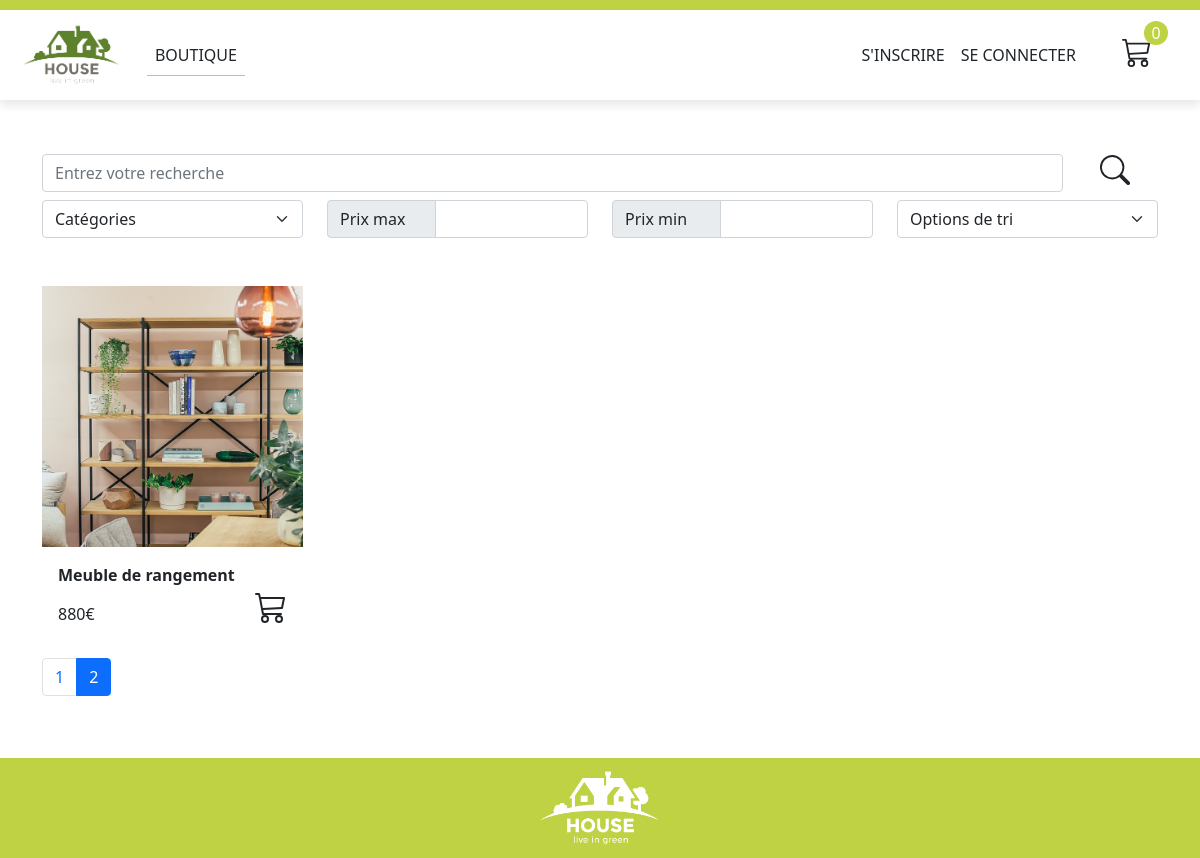
Before: /index.php?page=2 with the older database file.
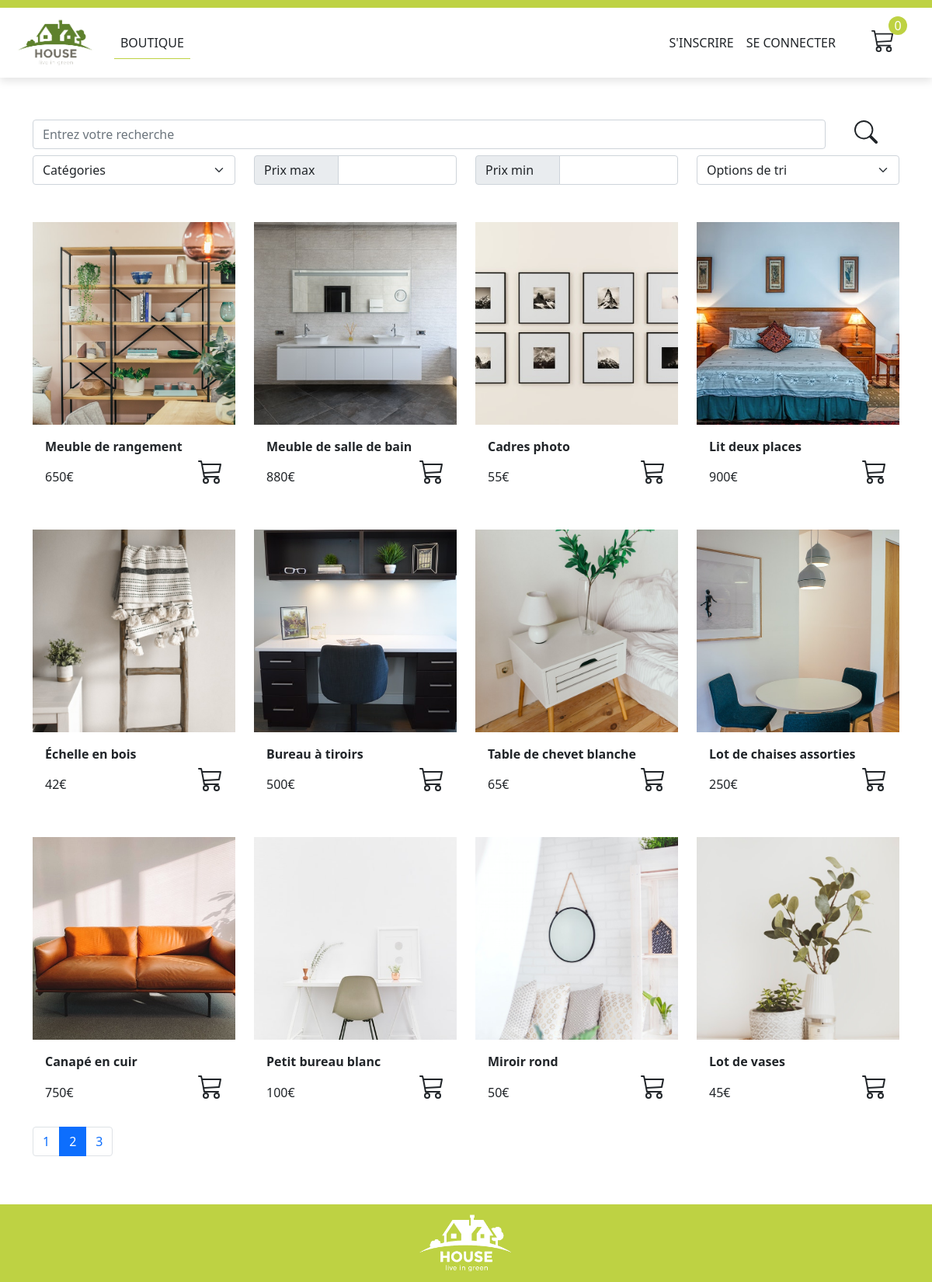
After: the same page with the newer database file.
### tables this page shows
CREATE TABLE `products` (
  `id` int(11) NOT NULL,
  `name` varchar(255) NOT NULL DEFAULT '0',
  `price` int(11) NOT NULL DEFAULT '0',
  `category_id` int(11) NOT NULL DEFAULT '0',
  `description` text NOT NULL,
  `img` varchar(255) NOT NULL
);

### core/Database.php (called while the page is built, shortened)
<?php
class Database {
    protected $dbUser;
    protected $dbPassword;
    protected $dsn;
    protected $dbConnection = NULL;
    protected $errorLogFile;
    public function __construct() {
        $this->dbUser = DB_USER;
        $this->dbPassword = DB_PASSWORD;
        $this->dsn = 'mysql:host=' . DB_HOST . ';dbname=' . DB_NAME . ';port=' . DB_PORT . ';charset=UTF8';
        $this->errorLogFile = 'myShopErrors.log';
    }
    public function connect() {
        try {
            $connection = new PDO($this->dsn, $this->dbUser, $this->dbPassword);
            $connection->setAttribute(PDO::ATTR_ERRMODE, PDO::ERRMODE_EXCEPTION);
            $this->dbConnection = $connection;
        }
        catch (PDOException $e) {
            error_log($e->getMessage() . "\n", 3, $this->errorLogFile);
            echo 'PDO ERROR: more info in ' . $this->errorLogFile . "\n";
        }
        return $this;
    }
    public function getProducts($count = 12, $start = 0) {
        $req = $this->dbConnection->prepare('SELECT * FROM products ORDER BY id LIMIT ' . $count . ' OFFSET ' . $start);
        $req->execute();
        return $req->fetchAll(PDO::FETCH_ASSOC);
    }
    public function getCountProducts() {
            $req = $this->dbConnection->prepare('SELECT COUNT(*) FROM products');
            $req->execute();
            $number = $req->fetch(PDO::FETCH_NUM);
            return intval($number[0]);
        }
}

### includes/product-card-inc.php (the view, shortened to what this page needs)
<div class="col g-4">
    <div class="card card-product">
        <div class="card-product__wrapper-img">
            <a href="viewproduct.php?id=<?= $product['id'] ?>"><img src="<?= $product['img'] ?>" alt="<?= $product['name'] ?>" class="card-img-top card-product__img"></a>
        </div>
        <div class="card-body d-flex flex-column justify-content-between">
            <div class="card-product__title mb-1">
                <a href="viewproduct.php?id=<?= $product['id'] ?>" class="card-title"><?= $product['name'] ?></a>
            </div>
            <div class="d-flex justify-content-between align-items-end">
                <p class="card-text"><?= $product['price'] ?>€</p>
                <a href="add-to-cart.php?id=<?= $product['id'] ?>">
                </a>
            </div>
        </div>
    </div>
</div>

### index.php (shortened to what this page needs)
<?php
    require_once 'core/Database.php';
    $db = new Database();
    $db->connect();
?>
<!DOCTYPE HTML>
<html lang="fr">
    <head>
        <?php require 'includes/head-inc.php'; ?>
    </head>
    <body>
        <?php require 'includes/layouts/header-inc.php'; ?>
        <main>
            <?php include 'includes/searchbar-inc.php' ?>
            <div class="container">
                <div class="row row-cols-1 row-cols-md-3 row-cols-lg-4">
                    <?php $productsPerPage = 12;
                        $numberOfProducts = $db->getCountProducts();
                        $numberOfPages = $numberOfProducts / $productsPerPage;
                        if(!is_int($numberOfPages)) {
                            $numberOfPages = floor($numberOfPages) + 1;
                        }
                        if(isset($_GET['page'])) {
                            $offset = ($_GET['page'] - 1) * $productsPerPage;
                        } else {
                            $offset = 0;
                        }
                        $products = $db->getProducts($productsPerPage, $offset);
                        foreach($products as $product) {
                            include 'includes/product-card-inc.php';
                        } ?>
                </div>
                <nav aria-label="Navigation des pages produits">
                    <ul class="pagination flex-wrap">
                        <?php for($i = 1; $i <= $numberOfPages; $i++) {
                            echo '<li class="page-item';
                            if ($_GET['page'] == $i || (!isset($_GET['page']) && $i == 1)) {
                                echo ' active';
                            }
                            echo '"><a class="page-link" href="index.php?page=' . $i. '">' . $i . '</a></li>';
                        }?>
                    </ul>
                </nav>
            </div>
        </main>
        <?php require 'includes/layouts/footer-inc.php'; ?>
    </body>
</html>

Changed rows visible on the page:
changed products "Meuble de rangement": price "880" → "650"
added products: img (picture), name "Meuble de salle de bain", price "880"
added products: img (picture), name "Cadres photo", price "55"
added products: img (picture), name "Lit deux places", price "900"
added products: img (picture), name "Échelle en bois", price "42"
added products: img (picture), name "Bureau à tiroirs", price "500"
added products: img (picture), name "Table de chevet blanche", price "65"
added products: img (picture), name "Lot de chaises assorties", price "250"
added products: img (picture), name "Canapé en cuir", price "750"
added products: img (picture), name "Petit bureau blanc", price "100"
added products: img (picture), name "Miroir rond", price "50"
added products: img (picture), name "Lot de vases", price "45"
Other visible differences:
new list line: "3"
